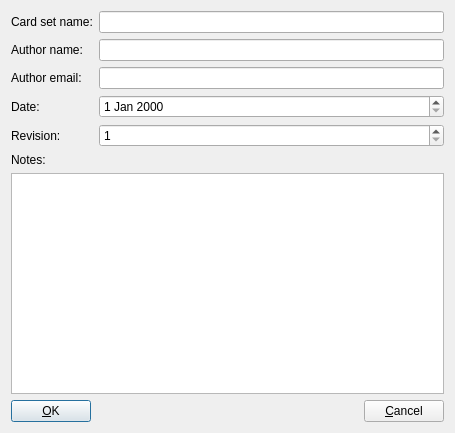
<?xml version="1.0" encoding="UTF-8"?>
<ui version="4.0">
 <class>ExportMetadataDlg</class>
 <widget class="QDialog" name="ExportMetadataDlg">
  <property name="geometry">
   <rect>
    <x>0</x>
    <y>0</y>
    <width>455</width>
    <height>433</height>
   </rect>
  </property>
  <property name="windowTitle">
   <string>Export cards</string>
  </property>
  <layout class="QVBoxLayout" name="verticalLayout_2">
   <item>
    <layout class="QVBoxLayout" name="verticalLayout">
     <item>
      <layout class="QFormLayout" name="formLayout">
       <item row="0" column="0">
        <widget class="QLabel" name="label">
         <property name="text">
          <string>Card set name:</string>
         </property>
        </widget>
       </item>
       <item row="0" column="1">
        <widget class="QLineEdit" name="card_set_name"/>
       </item>
       <item row="1" column="0">
        <widget class="QLabel" name="label_2">
         <property name="text">
          <string>Author name:</string>
         </property>
        </widget>
       </item>
       <item row="1" column="1">
        <widget class="QLineEdit" name="author_name"/>
       </item>
       <item row="2" column="0">
        <widget class="QLabel" name="label_3">
         <property name="text">
          <string>Author email:</string>
         </property>
        </widget>
       </item>
       <item row="3" column="0">
        <widget class="QLabel" name="label_4">
         <property name="text">
          <string>Date:</string>
         </property>
        </widget>
       </item>
       <item row="3" column="1">
        <widget class="QDateEdit" name="date"/>
       </item>
       <item row="4" column="0">
        <widget class="QLabel" name="label_5">
         <property name="text">
          <string>Revision:</string>
         </property>
        </widget>
       </item>
       <item row="4" column="1">
        <widget class="QSpinBox" name="revision">
         <property name="minimum">
          <number>1</number>
         </property>
         <property name="maximum">
          <number>9999</number>
         </property>
        </widget>
       </item>
       <item row="2" column="1">
        <widget class="QLineEdit" name="author_email"/>
       </item>
      </layout>
     </item>
     <item>
      <widget class="QLabel" name="label_6">
       <property name="text">
        <string>Notes:</string>
       </property>
      </widget>
     </item>
     <item>
      <widget class="QPlainTextEdit" name="notes"/>
     </item>
     <item>
      <layout class="QHBoxLayout" name="horizontalLayout">
       <item>
        <widget class="QPushButton" name="ok_button">
         <property name="text">
          <string>&amp;OK</string>
         </property>
        </widget>
       </item>
       <item>
        <spacer name="horizontalSpacer_2">
         <property name="orientation">
          <enum>Qt::Horizontal</enum>
         </property>
         <property name="sizeHint" stdset="0">
          <size>
           <width>40</width>
           <height>20</height>
          </size>
         </property>
        </spacer>
       </item>
       <item>
        <widget class="QPushButton" name="cancel_button">
         <property name="text">
          <string>&amp;Cancel</string>
         </property>
        </widget>
       </item>
      </layout>
     </item>
    </layout>
   </item>
  </layout>
 </widget>
 <resources/>
 <connections>
  <connection>
   <sender>ok_button</sender>
   <signal>clicked()</signal>
   <receiver>ExportMetadataDlg</receiver>
   <slot>accept()</slot>
   <hints>
    <hint type="sourcelabel">
     <x>28</x>
     <y>413</y>
    </hint>
    <hint type="destinationlabel">
     <x>227</x>
     <y>216</y>
    </hint>
   </hints>
  </connection>
  <connection>
   <sender>cancel_button</sender>
   <signal>clicked()</signal>
   <receiver>ExportMetadataDlg</receiver>
   <slot>reject()</slot>
   <hints>
    <hint type="sourcelabel">
     <x>414</x>
     <y>413</y>
    </hint>
    <hint type="destinationlabel">
     <x>227</x>
     <y>216</y>
    </hint>
   </hints>
  </connection>
 </connections>
</ui>
